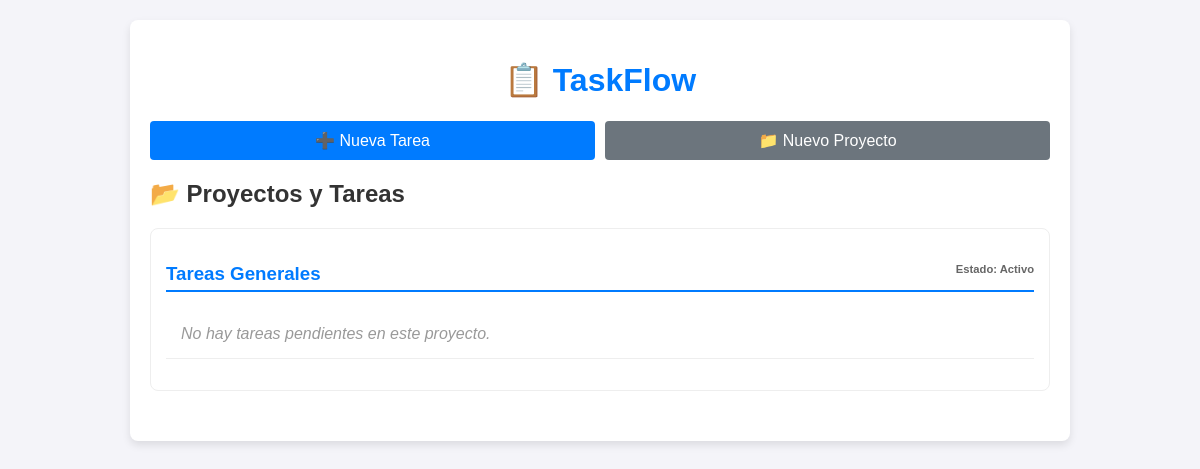
Before: / with the older database file.
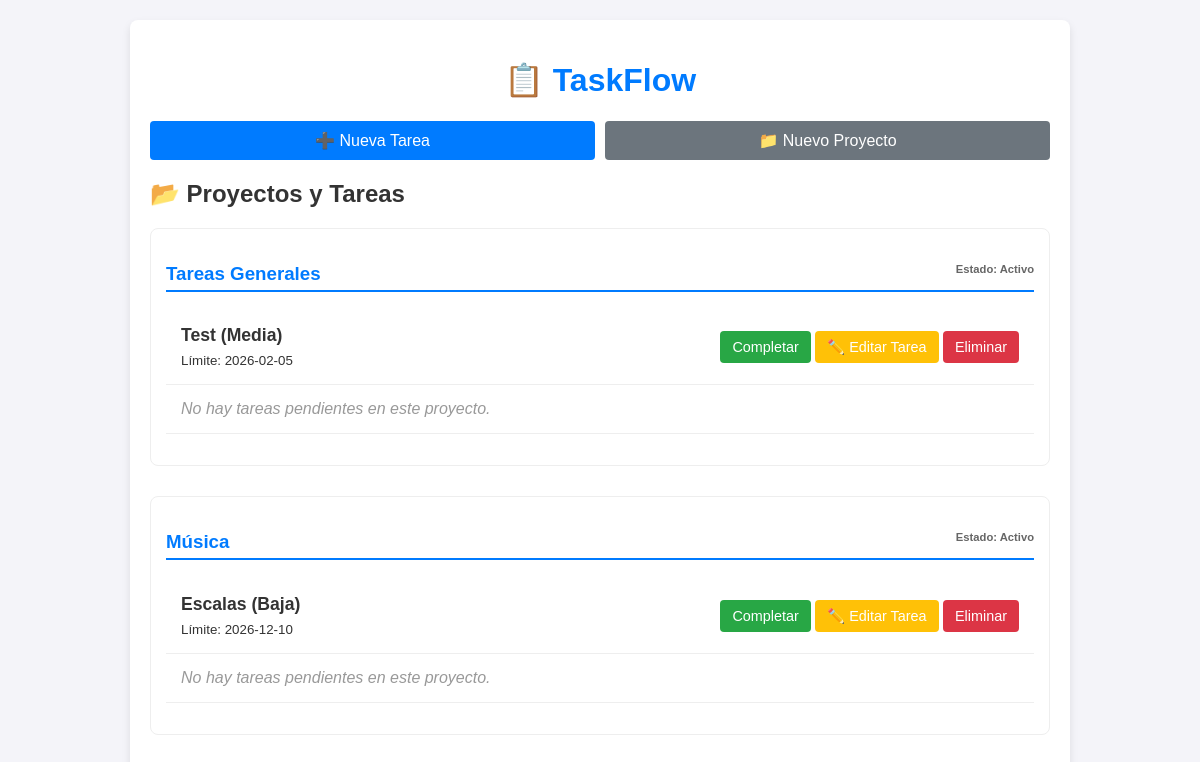
After: the same page with the newer database file.
### tables this page shows
CREATE TABLE proyectos (
            id INTEGER PRIMARY KEY AUTOINCREMENT,
            nombre TEXT NOT NULL,
            descripcion TEXT,
            fecha_inicio TEXT,
            estado TEXT
        );

CREATE TABLE tareas (
            id INTEGER PRIMARY KEY AUTOINCREMENT,
            titulo TEXT NOT NULL,
            descripcion TEXT,
            fecha_creacion TEXT,
            fecha_limite TEXT,
            prioridad TEXT,
            estado TEXT,
            proyecto_id INTEGER,
            FOREIGN KEY (proyecto_id) REFERENCES proyectos(id)
        );

### app.py (the view)
@app.route('/')
def index():
    tareas_pendientes = db_manager.obtener_tareas(estado="Pendiente")
    proyectos = db_manager.obtener_proyectos()
    return render_template('index.html',
                           tareas=tareas_pendientes,
                           proyectos=proyectos)

### src/database.py (called while the page is built)
def get_connection():
    conn = sqlite3.connect(DATABASE_NAME)
    conn.row_factory = sqlite3.Row
    return conn

    def obtener_proyectos(self):
        conn = get_connection()
        cursor = conn.cursor()
        cursor.execute("SELECT * FROM proyectos")
        filas = cursor.fetchall()
        conn.close()
        proyectos = [
            Proyecto(nombre=fila['nombre'], descripcion=fila['descripcion'],
                     id=fila['id'], estado=fila['estado'])
            for fila in filas
        ]
        return proyectos

    def obtener_tareas(self, estado=None):
        conn = get_connection()
        cursor = conn.cursor()
        sql = "SELECT * FROM tareas"
        params = []
        if estado:
            sql += " WHERE estado = ?"
            params.append(estado)
        sql += " ORDER BY fecha_limite ASC"
        cursor.execute(sql, params)
        filas = cursor.fetchall()
        conn.close()
        tareas = []
        for fila in filas:
            t = Tarea(
                titulo=fila['titulo'],
                fecha_limite=fila['fecha_limite'],
                prioridad=fila['prioridad'],
                proyecto_id=fila['proyecto_id'],
                estado=fila['estado'],
                descripcion=fila['descripcion'],
                fecha_creacion=fila['fecha_creacion'],
                id=fila['id']
            )
            tareas.append(t)
        return tareas

### templates/index.html (shortened to what this page needs)
<!DOCTYPE html>
<html lang="es">
<head>
    <link rel="stylesheet" href="{{ url_for('static', filename='styles.css') }}" />
</head>
<body>
    <div class="container">
        <h1>📋 TaskFlow</h1>
        <div style="display: flex; gap: 10px; justify-content: center; margin-bottom: 20px;">
            <a href="{{ url_for('crear_tarea_web') }}" class="add-link" style="margin: 0; flex: 1;">➕ Nueva Tarea</a>
            <a href="{{ url_for('crear_proyecto_web') }}" class="add-link" style="background-color: #6c757d; margin: 0; flex: 1;">📁 Nuevo Proyecto</a>
        </div>
        <h2>📂 Proyectos y Tareas</h2>
        {% for proyecto in proyectos %}
        <div class="project-group" style="margin-bottom: 30px; border: 1px solid #eee; border-radius: 8px; padding: 15px;">
            <h3 style="color: #007bff; border-bottom: 2px solid #007bff; padding-bottom: 5px;">
                {{ proyecto._nombre }}
                <span style="font-size: 0.6em; color: #666; float: right;">Estado: {{ proyecto._estado }}</span>
            </h3>
            <ul class="task-list">
                {% set tiene_tareas = false %}
                {% for tarea in tareas %}
                    {% if tarea._proyecto_id == proyecto._id %}
                        {% set tiene_tareas = true %}
                        <li class="task-item">
                            <div class="task-info">
                                <div class="task-title">
                                    {{ tarea._titulo }}
                                    <span class="priority-{{ tarea._prioridad.lower() }}">
                                        ({{ tarea._prioridad }})
                                    </span>
                                </div>
                                <small>Límite: {{ tarea._fecha_limite }}</small>
                            </div>
                            <div class="task-actions">
                                <a href="{{ url_for('completar_tarea', tarea_id=tarea._id) }}" class="action-button">Completar</a>
                                <a href="{{ url_for('editar_tarea_web', tarea_id=tarea._id) }}" class="action-button" style="background-color: #ffc107; margin: 0; flex: 1;">✏️ Editar Tarea</a>
                                <a href="{{ url_for('eliminar_tarea', tarea_id=tarea._id) }}"
                                   class="action-button"
                                   style="background-color: #dc3545;"
                                   onclick="return confirm('¿Seguro que deseas eliminar esta tarea?')">
                                   Eliminar
                                </a>
                            </div>
                        </li>
                    {% endif %}
                {% endfor %}
                {% if not tiene_tareas %}
                    <li class="task-item" style="color: #999; font-style: italic;">
                        No hay tareas pendientes en este proyecto.
                    </li>
                {% endif %}
            </ul>
        </div>
        {% else %}
            <p>No hay proyectos creados. ¡Empieza creando uno!</p>
        {% endfor %}
    </div>
</body>
</html>

### static/styles.css (style rules this page uses)
body { font-family: Arial, sans-serif; background-color: #f4f4f9; color: #333; margin: 0; padding: 20px; }
.container { max-width: 900px; margin: 0 auto; background: #fff; padding: 20px; border-radius: 8px; box-shadow: 0 4px 8px rgba(0, 0, 0, 0.1); }
h1 { color: #007bff; text-align: center; }
.task-list { list-style: none; padding: 0; }
.task-item { padding: 15px; border-bottom: 1px solid #eee; display: flex; justify-content: space-between; align-items: center; }
.task-info { flex-grow: 1; }
.task-title { font-weight: bold; margin-bottom: 5px; font-size: 1.1em; }
.action-button { background-color: #28a745; color: white; border: none; padding: 8px 12px; border-radius: 4px; text-decoration: none; cursor: pointer; font-size: 0.9em; }
.add-link { display: block; margin: 20px 0; text-align: center; background-color: #007bff; color: white; padding: 10px; border-radius: 4px; text-decoration: none; }

Changed rows visible on the page:
added tareas: _titulo "Test", _prioridad "Media", _fecha_limite "2026-02-05", shown under proyectos "Tareas Generales"
added proyectos: _nombre "Música", _estado "Activo"
added tareas: _titulo "Escalas", _prioridad "Baja", _fecha_limite "2026-12-10", shown under "Música"
